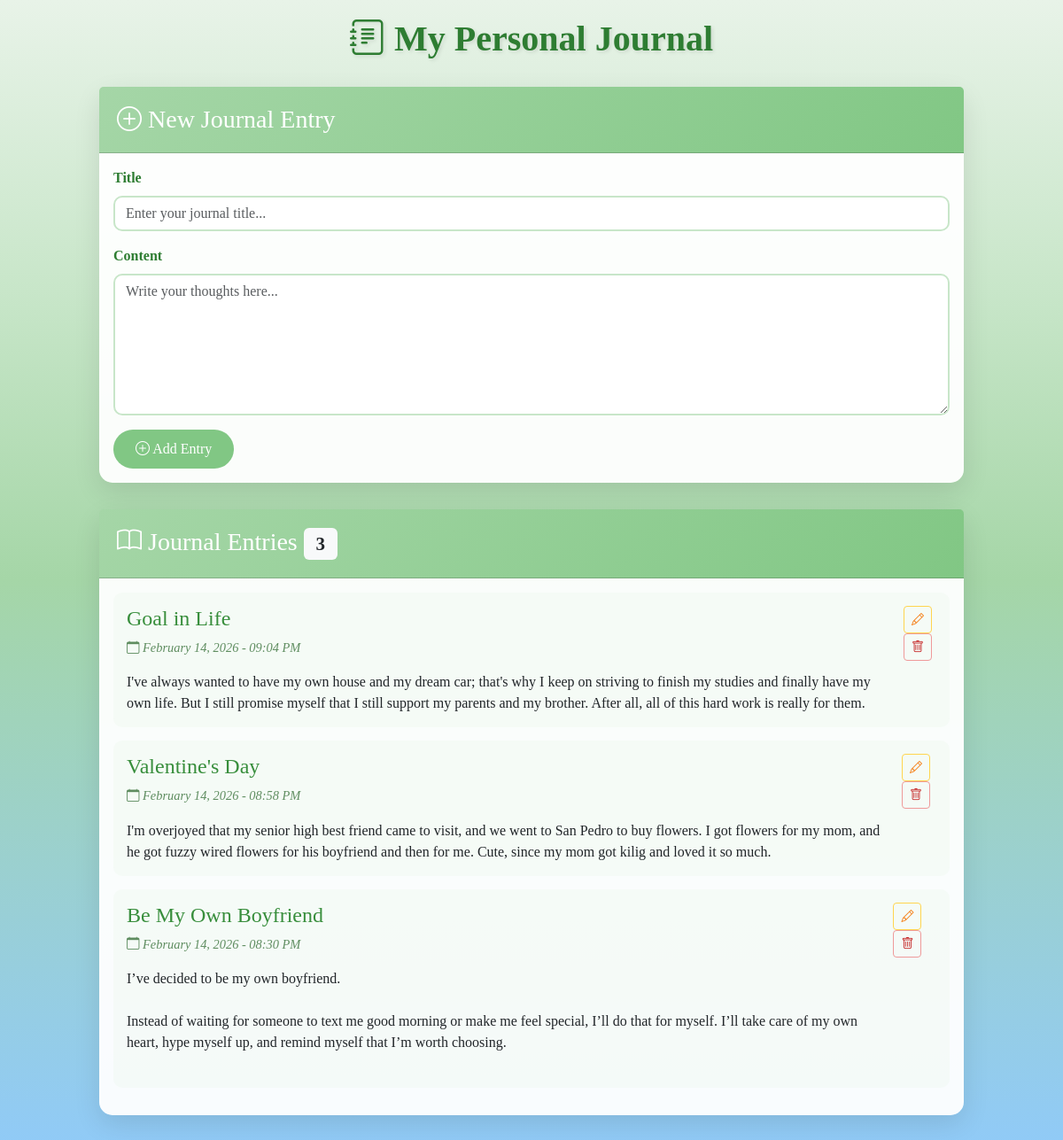
The page / on the database its author committed.
### tables this page shows
CREATE TABLE `journal` (
  `journal_id` int(11) NOT NULL,
  `title` varchar(255) NOT NULL,
  `content` text NOT NULL,
  `entry_date` datetime DEFAULT current_timestamp(),
  `updated_at` datetime DEFAULT current_timestamp() ON UPDATE current_timestamp()
);

### index.php (the view, shortened to what this page needs)
<?php
include 'connection.php';
$edit_mode = false;
$edit_title = '';
$edit_content = '';
$entries = $conn->query("SELECT * FROM journal ORDER BY entry_date DESC");
?>
<!DOCTYPE html>
<html lang="en">
<head>
    <link href="https://cdn.jsdelivr.net/npm/bootstrap@5.3.0/dist/css/bootstrap.min.css" rel="stylesheet">
    <link rel="stylesheet" href="https://cdn.jsdelivr.net/npm/bootstrap-icons@1.10.0/font/bootstrap-icons.css">
</head>
<body>
    <div class="container">
        <h1><i class="bi bi-journal-text"></i> My Personal Journal</h1>
        <div class="card <?php echo $edit_mode ? 'edit-mode-highlight' : ''; ?>">
            <div class="card-header">
                <h3 class="mb-0">
                    <?php if ($edit_mode): ?>
                        <i class="bi bi-pencil-square"></i> Edit Journal Entry
                    <?php else: ?>
                        <i class="bi bi-plus-circle"></i> New Journal Entry
                    <?php endif; ?>
                </h3>
            </div>
            <div class="card-body">
                <form method="POST" action="">
                    <div class="mb-3">
                        <label for="title" class="form-label">Title</label>
                        <input type="text" class="form-control" id="title" name="title"
                               value="<?php echo htmlspecialchars($edit_title); ?>"
                               placeholder="Enter your journal title..." required>
                    </div>
                    <div class="mb-3">
                        <label for="content" class="form-label">Content</label>
                        <textarea class="form-control" id="content" name="content" rows="6"
                                  placeholder="Write your thoughts here..." required><?php echo htmlspecialchars($edit_content); ?></textarea>
                    </div>
                    <div class="d-flex gap-2">
                        <?php if ($edit_mode): ?>
                            <button type="submit" name="update" class="btn btn-warning btn-custom">
                                <i class="bi bi-check-circle"></i> Update Entry
                            </button>
                            <a href="index.php" class="btn btn-secondary btn-custom">
                                <i class="bi bi-x-circle"></i> Cancel
                            </a>
                        <?php else: ?>
                            <button type="submit" name="create" class="btn btn-primary btn-custom">
                                <i class="bi bi-plus-circle"></i> Add Entry
                            </button>
                        <?php endif; ?>
                    </div>
                </form>
            </div>
        </div>
        <div class="card">
            <div class="card-header">
                <h3 class="mb-0">
                    <i class="bi bi-book"></i> Journal Entries
                    <span class="badge bg-light text-dark"><?php echo $entries ? $entries->num_rows : 0; ?></span>
                </h3>
            </div>
            <div class="card-body">
                <?php if ($entries && $entries->num_rows > 0): ?>
                    <?php while($row = $entries->fetch_assoc()): ?>
                        <div class="journal-entry">
                            <div class="d-flex justify-content-between align-items-start">
                                <div class="flex-grow-1">
                                    <h4><?php echo htmlspecialchars($row['title']); ?></h4>
                                    <p class="entry-date">
                                        <i class="bi bi-calendar"></i>
                                        <?php echo date('F d, Y - h:i A', strtotime($row['entry_date'])); ?>
                                    </p>
                                    <p class="mb-0"><?php echo nl2br(htmlspecialchars($row['content'])); ?></p>
                                </div>
                                <div class="ms-3">
                                    <a href="?edit=<?php echo $row['journal_id']; ?>" class="btn btn-sm btn-outline-warning me-1" title="Edit">
                                        <i class="bi bi-pencil"></i>
                                    </a>
                                    <a href="?delete=<?php echo $row['journal_id']; ?>" class="btn btn-sm btn-outline-danger"
                                       onclick="return confirm('Are you sure you want to delete this entry?')" title="Delete">
                                        <i class="bi bi-trash"></i>
                                    </a>
                                </div>
                            </div>
                        </div>
                    <?php endwhile; ?>
                <?php endif; ?>
            </div>
        </div>
    </div>
</body>
</html>

### index.php (style rules this page uses)
* { font-family: Georgia, serif; }
body { background: linear-gradient(180deg, #E8F3E8 0%, #C8E6C9 25%, #A5D6A7 50%, #90CAF9 100%); min-height: 100vh; padding: 20px 0; }
.container { max-width: 1000px; }
.card { border: none; box-shadow: 0 10px 30px rgba(0,0,0,0.1); border-radius: 15px; margin-bottom: 30px; background: rgba(255, 255, 255, 0.95); }
.card-header { background: linear-gradient(135deg, #A5D6A7 0%, #81C784 100%); color: white; border-radius: 15px 15px 0 0; padding: 20px; }
.journal-entry { transition: transform 0.3s; background: rgba(232, 243, 232, 0.3); padding: 15px; border-radius: 10px; margin-bottom: 15px; }
.btn-custom { border-radius: 25px; padding: 10px 25px; font-family: Georgia, serif; }
.btn-primary { background: #81C784; border: none; }
.entry-date { color: #5F8D60; font-size: 0.9rem; font-style: italic; }
h1 { color: #2E7D32; text-align: center; margin-bottom: 30px; text-shadow: 2px 2px 4px rgba(0,0,0,0.1); font-family: Georgia, serif; font-weight: bold; }
h3 { font-family: Georgia, serif; }
h4 { color: #388E3C; font-family: Georgia, serif; }
.form-label { color: #2E7D32; font-weight: 600; }
.form-control { border: 2px solid #C8E6C9; border-radius: 10px; font-family: Georgia, serif; }
textarea.form-control { font-family: Georgia, serif; }
.badge { background: rgba(255, 255, 255, 0.9); color: #2E7D32; font-family: Georgia, serif; }
.btn-outline-warning { border-color: #FFD54F; color: #F57F17; }
.btn-outline-danger { border-color: #EF9A9A; color: #C62828; }

### rows shown on the page
journal: title "Goal in Life", entry_date "February 14, 2026 - 09:04 PM", content "I've always wanted to have my own house and my dream car; that's why I keep on striving to finish my studies and finally have my own life. But I still promise myself that I still support my parents and my brother. After all, all of this hard work is really for them."
journal: title "Valentine's Day", entry_date "February 14, 2026 - 08:58 PM", content "I'm overjoyed that my senior high best friend came to visit, and we went to San Pedro to buy flowers. I got flowers for my mom, and he got fuzzy wired flowers for his boyfriend and then for me. Cute, since my mom got kilig and loved it so much."
journal: title "Be My Own Boyfriend", entry_date "February 14, 2026 - 08:30 PM", content "I’ve decided to be my own boyfriend. Instead of waiting for someone to text me good morning or make me feel special, I’ll do that for myself. I’ll take care of my own heart, hype myself up, and remind myself that I’m worth choosing."

### other values the page prints
$entries->num_rows "3"
